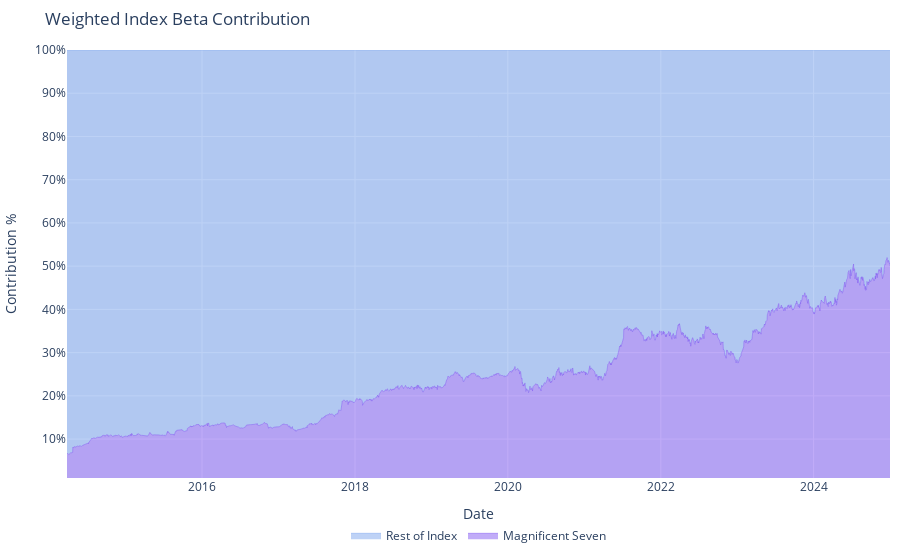

Notebook code for this chart:
### Markdown cell above
*Plot*

### Code cell
fig = go.Figure()


fig.add_trace(
    go.Scatter(
        x = weighted_beta.index,
        y = weighted_beta,
        name = 'Magnificent Seven',
        mode='lines',
        line=dict(width=0.5, color='rgb(131, 90, 241)'),
        stackgroup='one',
        groupnorm='percent'
    )
)

fig.add_trace(go.Scatter(
    x= weighted_beta.index,
    y = 1 - weighted_beta, 
    mode='lines',
    name = 'Rest of Index',
    line=dict(width=0.5, color='rgb(127, 166, 238)'),
    stackgroup='one'
))

fig.update_layout(title = 'Weighted Index Beta Contribution',
                  showlegend=True,yaxis=dict(type='linear',range=[1, 100],ticksuffix='%'),
                  margin=dict(l=10, r=10, t=50, b=10),
                  legend=dict(orientation="h",yanchor="top",y=-0.1,xanchor="center",x=0.5)
                )
fig.update_yaxes(title = "Contribution %")
fig.update_xaxes(title = 'Date')
fig.show()

### Figure 1 — Plotly figure (JSON) as saved in the notebook; plotly's stock layout.template omitted (floating-point values rounded to 4 significant figures; data arrays with more than 128 entries replaced by an {"elided": "..."} marker saying what was removed)
{"data": [{"groupnorm": "percent", "line": {"color": "rgb(131, 90, 241)", "width": 0.5}, "mode": "lines", "name": "Magnificent Seven", "stackgroup": "one", "type": "scatter", "x": {"elided": "2534 str values"}, "y": {"elided": "2534 float values"}}, {"line": {"color": "rgb(127, 166, 238)", "width": 0.5}, "mode": "lines", "name": "Rest of Index", "stackgroup": "one", "type": "scatter", "x": {"elided": "2534 str values"}, "y": {"elided": "2534 float values"}}], "layout": {"legend": {"orientation": "h", "x": 0.5, "xanchor": "center", "y": -0.1, "yanchor": "top"}, "margin": {"b": 10, "l": 10, "r": 10, "t": 50}, "showlegend": true, "title": {"text": "Weighted Index Beta Contribution"}, "xaxis": {"title": {"text": "Date"}}, "yaxis": {"range": [1, 100], "ticksuffix": "%", "title": {"text": "Contribution %"}, "type": "linear"}}}
